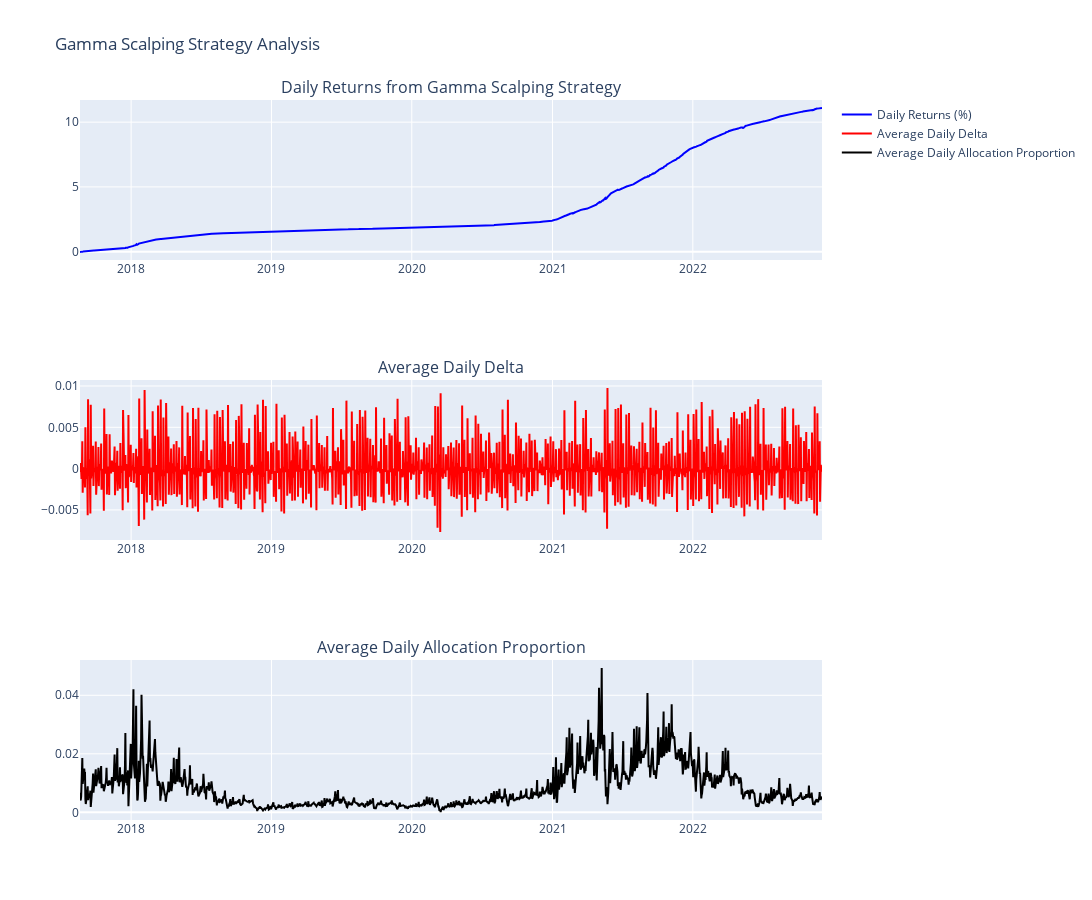

Notebook code for this chart:
### Code cell
import plotly.graph_objects as go
from plotly.subplots import make_subplots

# Create a subplot with 3 rows
fig = make_subplots(
    rows=3, cols=1,
    subplot_titles=(
        "Daily Returns from Gamma Scalping Strategy",
        "Average Daily Delta",
        "Average Daily Allocation Proportion"
    ),
)

# Plotting Daily Returns
fig.add_trace(
    go.Scatter(
        x=cummulative_daily_returns.index, 
        y=cummulative_daily_returns, 
        mode='lines', 
        name='Daily Returns (%)',
        line=dict(color='blue')
    ),
    row=1, col=1
)

# Plotting Average Daily Delta
fig.add_trace(
    go.Scatter(
        x=average_daily_delta.index, 
        y=average_daily_delta, 
        mode='lines', 
        name='Average Daily Delta',
        line=dict(color='red')
    ),
    row=2, col=1
)

# Plotting Average Daily Allocation Proportion
fig.add_trace(
    go.Scatter(
        x=average_allocation_proportion.index,
        y=average_allocation_proportion,
        name='Average Daily Allocation Proportion',
        marker=dict(color='black')
    ),
    row=3, col=1
)


# Update layout for the combined figure
fig.update_layout(
    height=900,  # Adjust height for better visibility
    width=1600,
    title_text='Gamma Scalping Strategy Analysis',
    template='plotly'
)

# Show the combined figure
fig.show()

### Figure 1 — Plotly figure (JSON) as saved in the notebook; plotly's stock layout.template omitted (floating-point values rounded to 4 significant figures; data arrays with more than 128 entries replaced by an {"elided": "..."} marker saying what was removed)
{"data": [{"line": {"color": "blue"}, "mode": "lines", "name": "Daily Returns (%)", "type": "scatter", "x": {"elided": "1931 str values"}, "xaxis": "x", "y": {"elided": "1931 float values"}, "yaxis": "y"}, {"line": {"color": "red"}, "mode": "lines", "name": "Average Daily Delta", "type": "scatter", "x": {"elided": "1931 str values"}, "xaxis": "x2", "y": {"elided": "1931 float values"}, "yaxis": "y2"}, {"marker": {"color": "black"}, "name": "Average Daily Allocation Proportion", "type": "scatter", "x": {"elided": "1931 str values"}, "xaxis": "x3", "y": {"elided": "1931 float values"}, "yaxis": "y3"}], "layout": {"annotations": [{"font": {"size": 16}, "showarrow": false, "text": "Daily Returns from Gamma Scalping Strategy", "x": 0.5, "xanchor": "center", "xref": "paper", "y": 1, "yanchor": "bottom", "yref": "paper"}, {"font": {"size": 16}, "showarrow": false, "text": "Average Daily Delta", "x": 0.5, "xanchor": "center", "xref": "paper", "y": 0.6111, "yanchor": "bottom", "yref": "paper"}, {"font": {"size": 16}, "showarrow": false, "text": "Average Daily Allocation Proportion", "x": 0.5, "xanchor": "center", "xref": "paper", "y": 0.2222, "yanchor": "bottom", "yref": "paper"}], "height": 900, "title": {"text": "Gamma Scalping Strategy Analysis"}, "width": 1600, "xaxis": {"anchor": "y", "domain": [0, 1]}, "xaxis2": {"anchor": "y2", "domain": [0, 1]}, "xaxis3": {"anchor": "y3", "domain": [0, 1]}, "yaxis": {"anchor": "x", "domain": [0.7778, 1]}, "yaxis2": {"anchor": "x2", "domain": [0.3889, 0.6111]}, "yaxis3": {"anchor": "x3", "domain": [0, 0.2222]}}}
